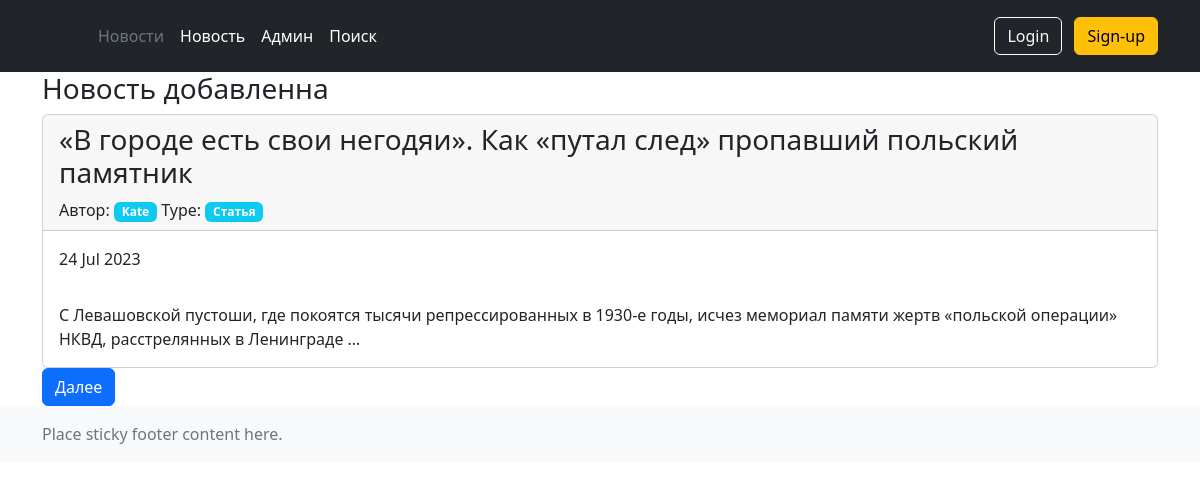
The app's page /news/1/card with its own data.
### news/models.py (models this page shows, shortened)
class Post(models.Model):
    author = models.ForeignKey(Author, on_delete=models.CASCADE)
    ARTICLE = 'AR'
    NEWS = 'NW'
    CATEGORY_CHOICES = [
        (ARTICLE, 'Статья'),
        (NEWS, 'Новость'),
    ]
    categoryType = models.CharField(max_length = 2,  choices = CATEGORY_CHOICES, default=ARTICLE)
    dataCreation = models.DateTimeField(auto_now_add = True)
    postCategory = models.ManyToManyField(Category, through='PostCategory')
    titel = models.CharField(max_length = 128)
    text = models.TextField()
    rating = models.SmallIntegerField(default=0)

class Author(models.Model):
    autorUser = models.OneToOneField(User, on_delete=models.CASCADE) #для связи автора с юзером
    ratingAuthor = models.SmallIntegerField(default=0)

### news/views.py (the view)
# urls.py: path('news/<int:pk>/card', PostCard.as_view(), name='post_card'),
class PostCard(DetailView):
    model = Post
    template_name = 'news/post_card.html'

### news/templates/news/post_card.html (shortened to what this page needs)
{% extends 'layer/base.html' %}
{% block content %}
<h3>Новость добавленна</h3>
<div class="card">
  <div class="card-header">
    <h3>{{ post.titel }}</h3>
    <div>
      Автор: <span class="badge bg-info">{{ post.author.autorUser }}</span> Type:
      <span class="badge bg-info">{{ post.get_categoryType_display }}</span>
    </div>
  </div>
  <div class="card-body">{{ post.dataCreation|date:'d M Y' }}</div>
  <div class="card-body">{{ post.text|truncatewords:20 }}</div>
</div>
<a href="{% url 'news:posts' %}"class="btn btn-primary" type="submit">Далее </a>
{% endblock content %}

### records on screen
Post: titel "«В городе есть свои негодяи». Как «путал след» пропавший польский памятник", author.autorUser "Kate", categoryType "Статья", dataCreation "24 Jul 2023", text "С Левашовской пустоши, где покоятся тысячи репрессированных в 1930-е годы, исчез мемориал памяти жертв «польской операции» НКВД, расстрелянных в Ленинграде …"
